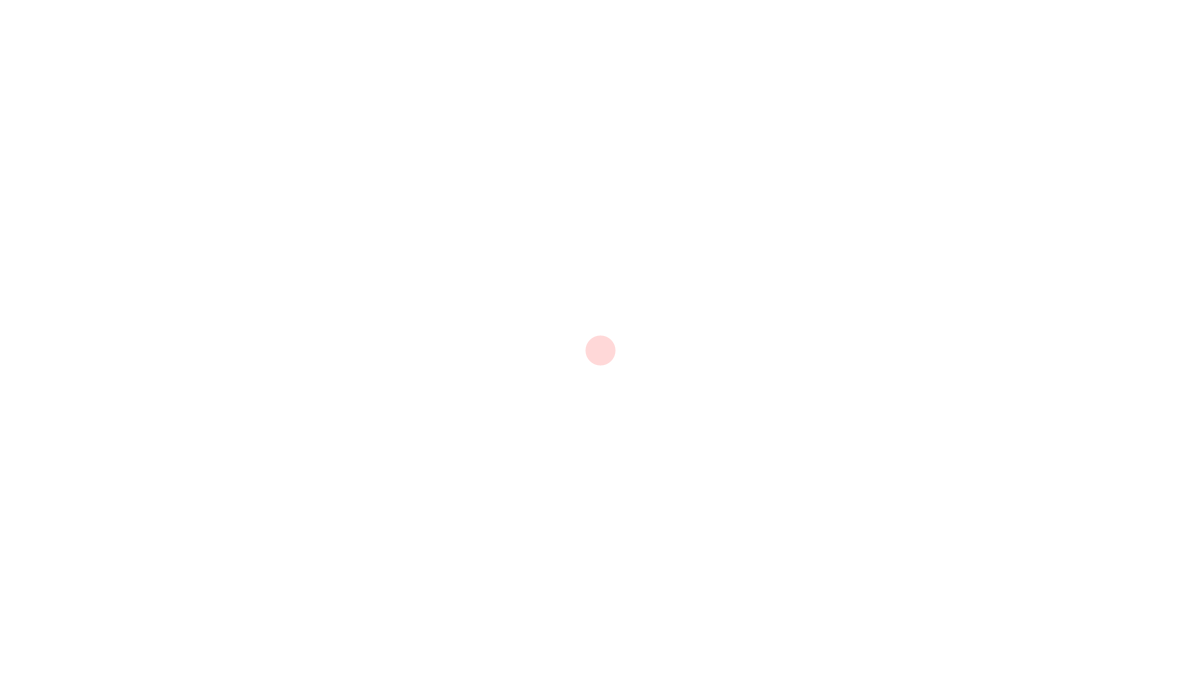
Frame 1 (no input)
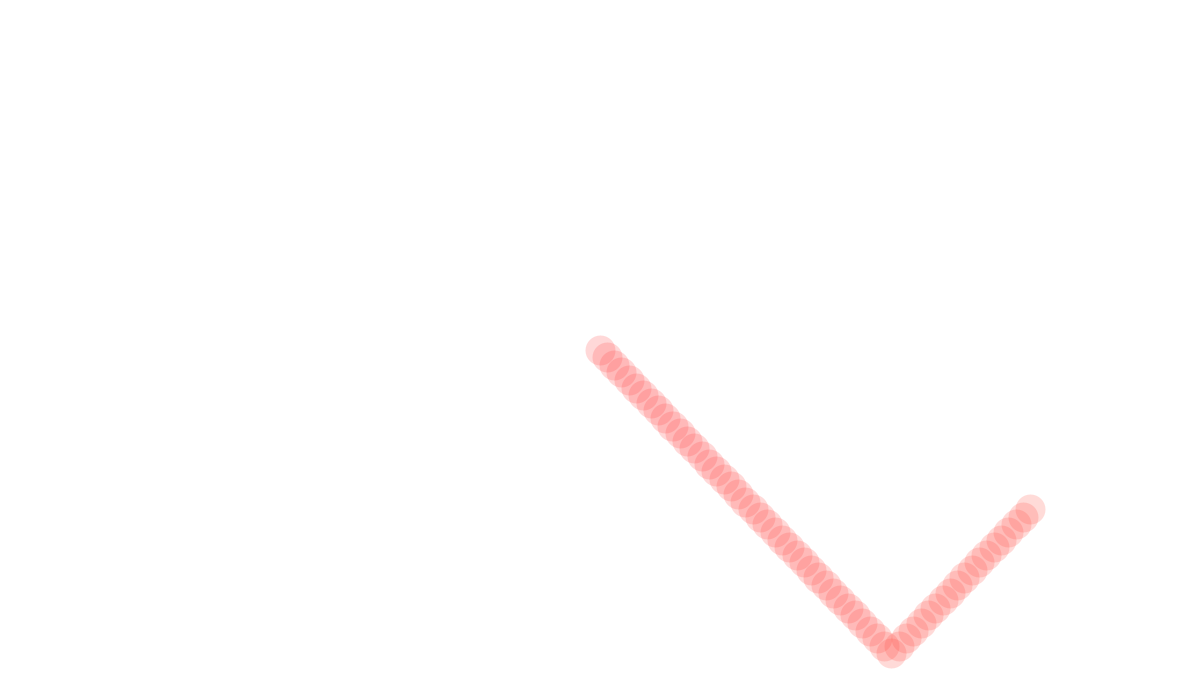
Frame 60 (the mouse pressed at the canvas centre just before this capture)
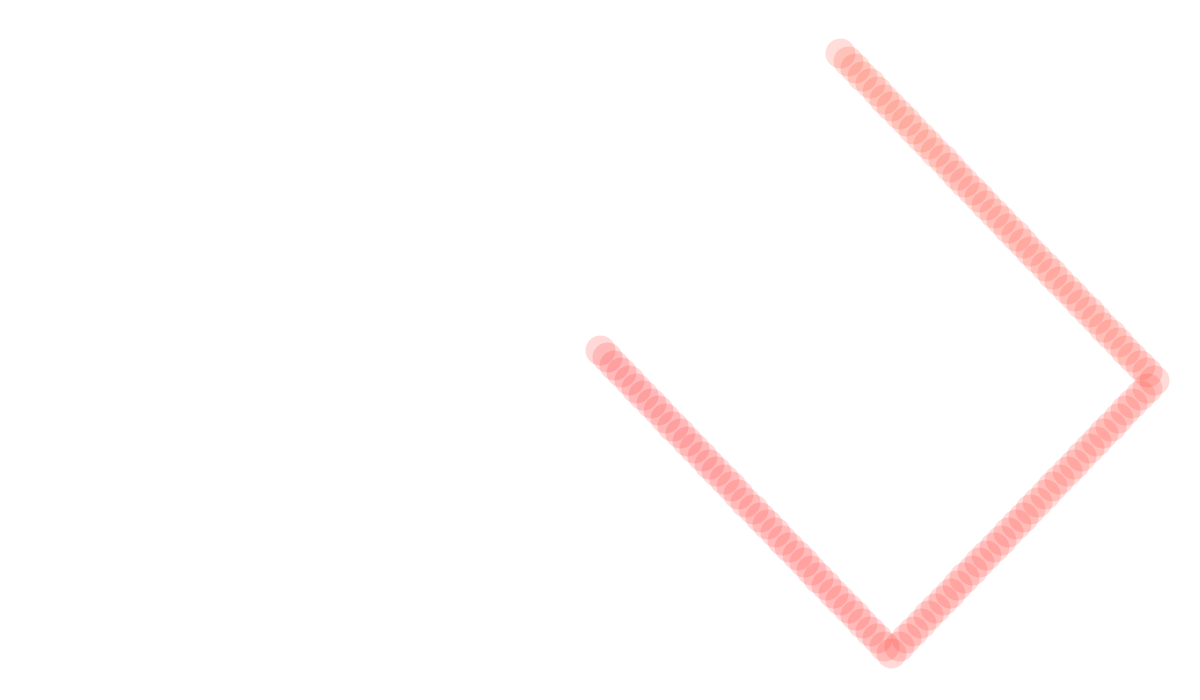
Frame 120 (the mouse held since frame 60 and released just before this capture)

The Processing sketch that drew these frames (run headless with seeded random() and noise(); from frame 60 on, the mouse is pressed at the canvas centre):

// Processing sketch: odbijaczXYwzor
// ── odbijaczXYwzor.pde
float pozycjaX;
float pozycjaY;
float predkoscX;
float predkoscY;

void setup() {
  size(1200, 700);
  colorMode(HSB);
  background(255);
  frameRate(60);
  pozycjaX = width/2;
  pozycjaY = height/2;
  predkoscX = 7.3;
  predkoscY = 7.6;
}

void draw() {

  strokeWeight(30);
  stroke(frameCount*0.05, 200, 255, 50);
  point(pozycjaX, pozycjaY);
  
  pozycjaX = pozycjaX + predkoscX;
  pozycjaY = pozycjaY + predkoscY;
  
  if(pozycjaX > width-50 || pozycjaX < 50) predkoscX = -predkoscX; //odbicie w poziomie
  // || - to jest lub (alternatywa) jeżeli zaistenieje jeden z podanych warunków

  if(pozycjaY > height-50 || pozycjaY < 50) predkoscY = -predkoscY; 
} 
